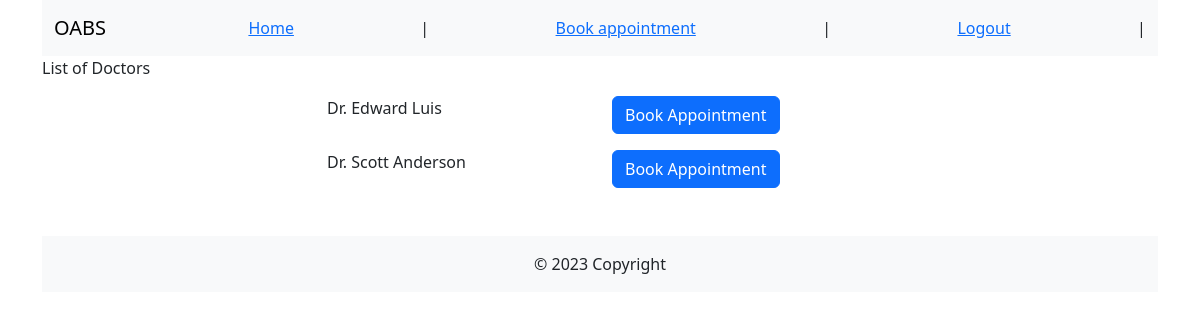
/appointment/doctors/ (signed in), run on the app's committed database.
### users_app/models.py (models this page shows, shortened)
class Doctor(models.Model):
    user = models.OneToOneField(User, on_delete=models.CASCADE)
    type = models.ForeignKey(DoctorType, on_delete=models.PROTECT)
    licence_valid = models.BooleanField(blank=False)
    dob = models.DateField(blank=False)
    home_address = models.CharField(max_length=256, blank=False)
    home_phone = models.CharField(max_length=20, blank=False)

### appointments_app/views.py (the view)
# urls.py: path('doctors/', views.doctor_list_view, name='doctor_list_view'),
@login_required(login_url='users_app:login_page')
def doctor_list_view(request):
    query_set = Doctor.objects.only('user')
    return render(
        request, "list_doctors.html",
        context={'doctors_list': query_set}
    )

### appointments_app/templates/list_doctors.html (shortened to what this page needs)
{% extends "./base.html" %}
{% block nav %}
{% include "./nav_patient.html" %}
{% endblock %}
{% block content %}
<div class="row">
    <p2> List of Doctors </p2>
</div>
    {% for doctor in doctors_list %}
    <div class="row mt-3">
        <div class="col">
        </div>
        <div class="col">
            Dr. {{ doctor.user.first_name }} {{ doctor.user.last_name }}
        </div>
        <div class="col">
            <button type="button" class="btn btn-primary" onclick="onClick('{{ doctor.pk }}', this)">Book Appointment</button>
        </div>
        <div class="col">
        </div>
    </div>
    {% endfor %}
{% endblock %}

### data on the page
Doctor: user.first_name "Edward", user.last_name "Luis"
Doctor: user.first_name "Scott", user.last_name "Anderson"
